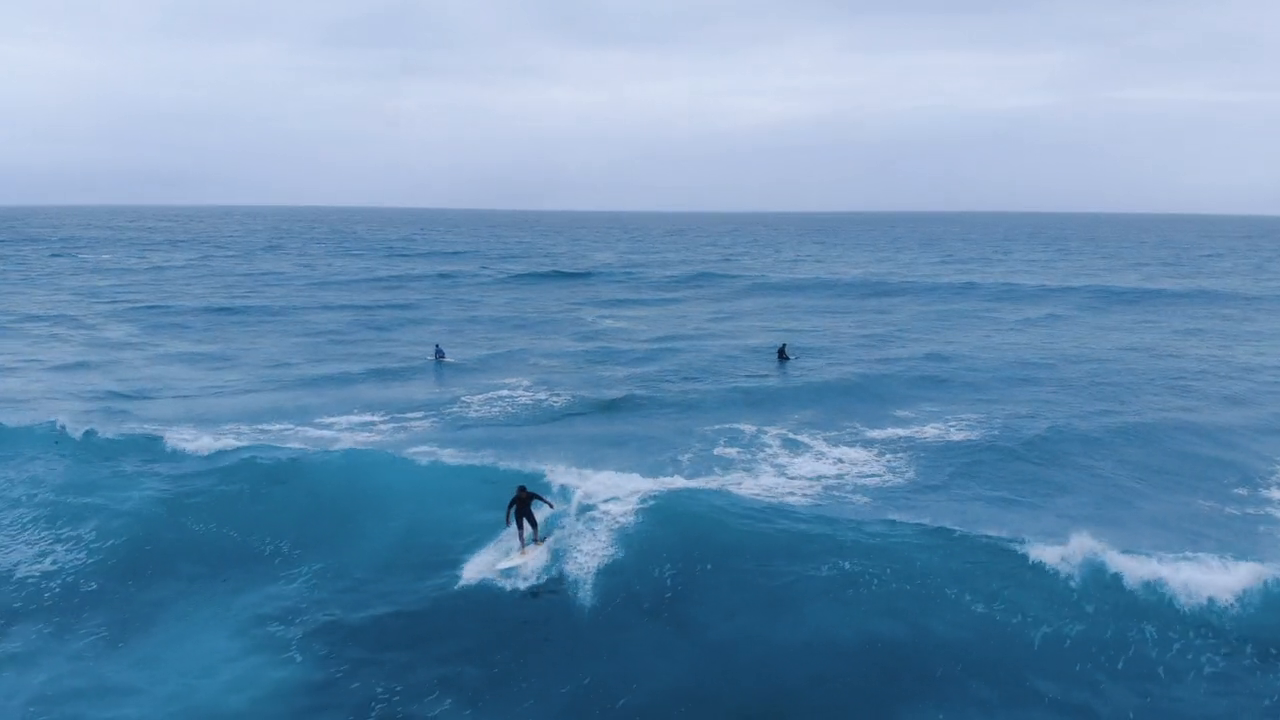
#> input picture frame 19 of video/surfing.mp4, 1280 x 720 px
$ python sparce_lucas_kanade.py
#> lines starting #> are read from the running program, lines starting #| are printed output that depends on the picture
import numpy as np
import cv2 as cv
import argparse

cap = cv.VideoCapture("../video/surfing.mp4")

# params for ShiTomasi corner detection
feature_params = dict( maxCorners = 100,
                       qualityLevel = 0.001,
                       minDistance = 2,
                       blockSize = 5,
                       useHarrisDetector = True )
# Parameters for lucas kanade optical flow
lk_params = dict( winSize  = (15,15),
                  maxLevel = 2,
                  criteria = (cv.TERM_CRITERIA_EPS | cv.TERM_CRITERIA_COUNT, 15, 0.001))
# Create some random colors
color = np.random.randint(0,255,(100,3))
# Take first frame and find corners in it
ret, old_frame = cap.read()
#> old_frame is the input picture: shape (720, 1280, 3); mean B, G, R 179.4, 143.9, 104.2
old_gray = cv.cvtColor(old_frame, cv.COLOR_BGR2GRAY)
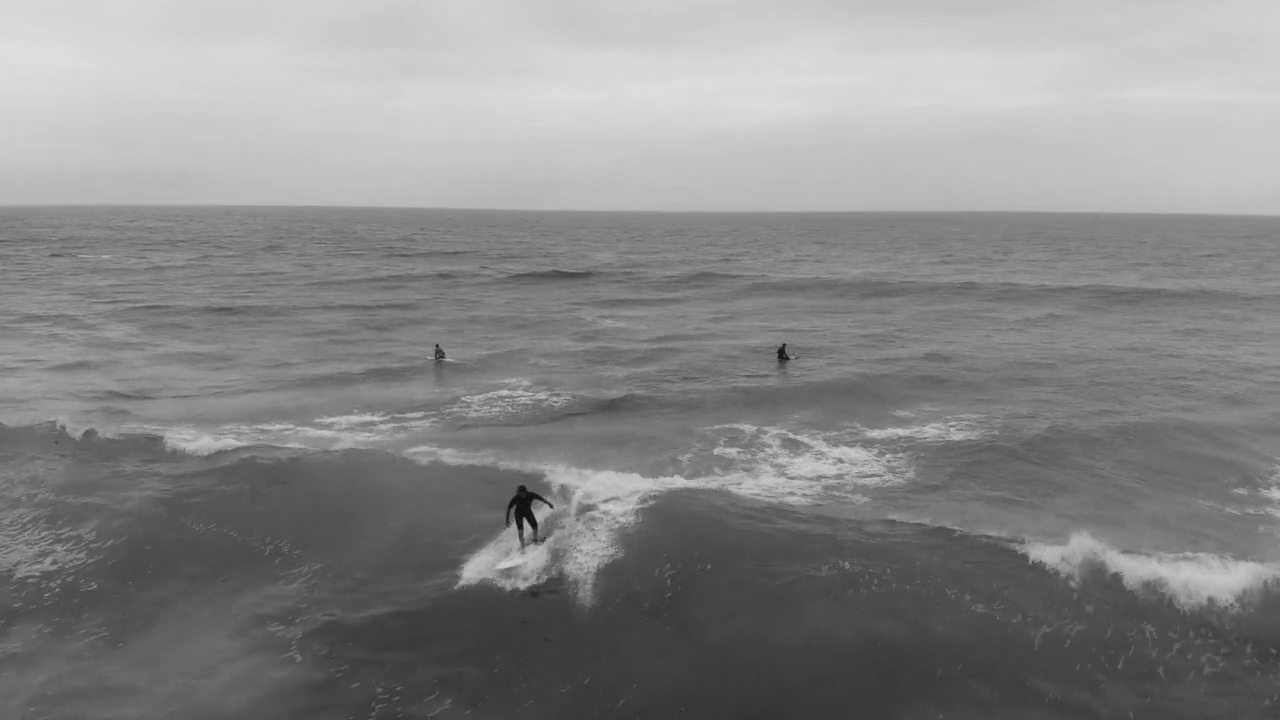
#> old_gray: shape (720, 1280); min 13, max 224, mean 136
p0 = cv.goodFeaturesToTrack(old_gray, mask = None, **feature_params)
#> p0 = 100 rows, first 8: [524, 519], [551, 507], [784, 345], [437, 345], [443, 356], [789, 358], [443, 358], [547, 505]
# Create a mask image for drawing purposes
mask = np.zeros_like(old_frame)
while(1):
    ret,frame = cap.read()
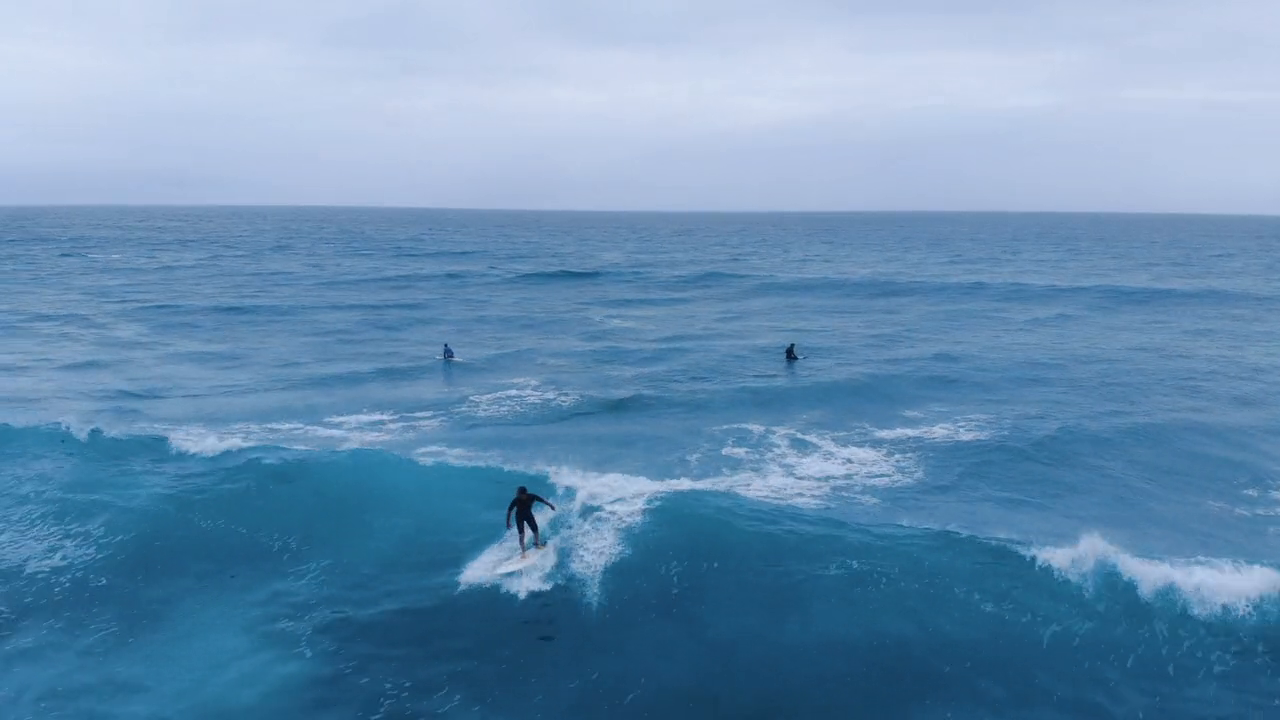
#> input picture frame 20 of video/surfing.mp4, 1280 x 720 px
#> frame is the input picture: shape (720, 1280, 3); mean B, G, R 179, 143.7, 103.8
    frame_gray = cv.cvtColor(frame, cv.COLOR_BGR2GRAY)
    # calculate optical flow
    p1, st, err = cv.calcOpticalFlowPyrLK(old_gray, frame_gray, p0, None, **lk_params)
#> p1 = 100 rows, first 8: [524.8, 523.1], [552.7, 508.9], [792.3, 344.8], [445.7, 344.5], [451.7, 355.5], [797.3, 357.7], [451.7, 357.5], [548.6, 506.9]; st = 100 values from 1 to 1; err = 100 values, max 18.34 at index 64, min 0.107 at index 51, mean 4.48
    # Select good points
    good_new = p1[st==1]
#> good_new = 100 pairs, first value 47.68 to 1248.1, second value 344.5 to 612
    good_old = p0[st==1]
#> good_old = 100 pairs, first value 38 to 1231, second value 345 to 604
    # draw the tracks
    for i,(new,old) in enumerate(zip(good_new, good_old)):
        a,b = new.ravel()
        c,d = old.ravel()
        #mask = cv.line(mask, (a,b),(c,d), color[i].tolist(), 2)
        frame = cv.circle(frame,(a,b),3,[0,0,255],-1)
#> this loop made 100 passes
#> (a, b, c, d) on passes 1 to 8: (524.8, 523.1, 524, 519), (552.7, 508.9, 551, 507), (792.3, 344.8, 784, 345), (445.7, 344.5, 437, 345), (451.7, 355.5, 443, 356), (797.3, 357.7, 789, 358), (451.7, 357.5, 443, 358), (548.6, 506.9, 547, 505)
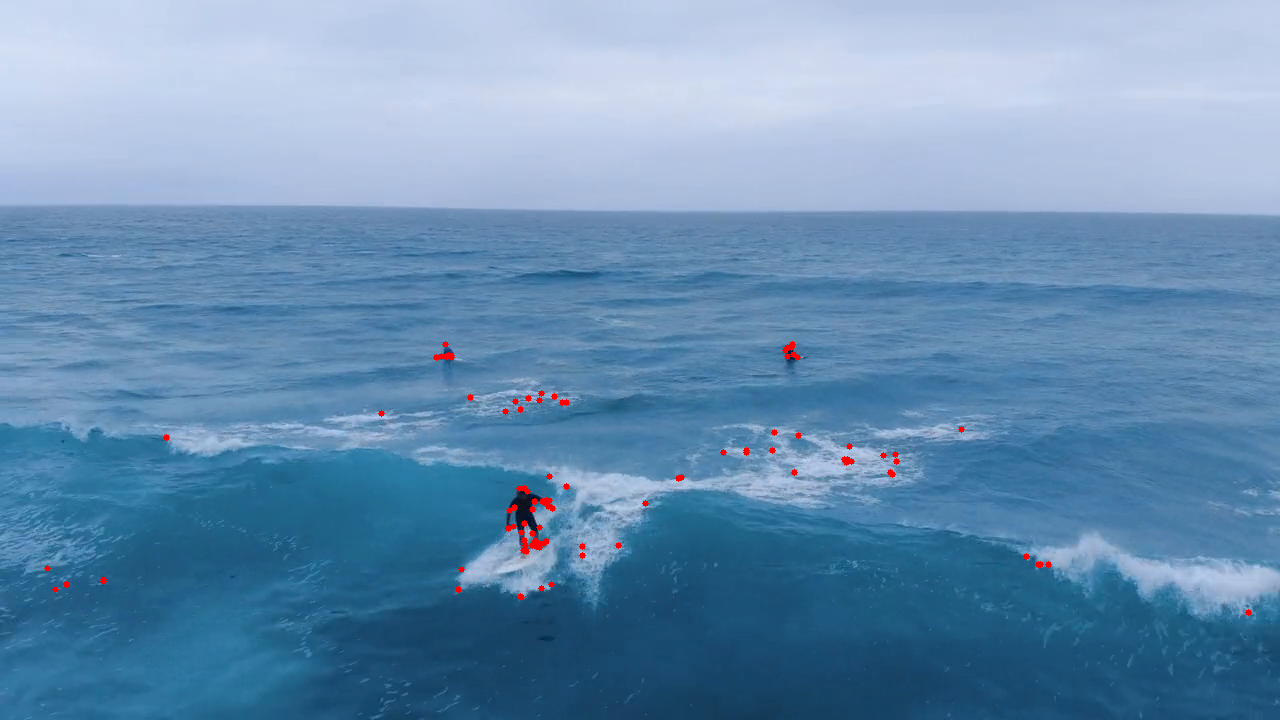
#> frame: shape (720, 1280, 3); mean B, G, R 178.6, 143.4, 104.3
    img = cv.add(frame,mask)
    cv.imshow('frame',img)
    k = cv.waitKey(30) & 0xff
#> (key Esc is pressed here)
    if k == 27:
        break
    elif k == ord('s'):
        cv.imwrite('opticalflow.png',img)
    # Now update the previous frame and previous points
    old_gray = frame_gray.copy()
    p0 = good_new.reshape(-1,1,2)

$ run again, starting later in the video
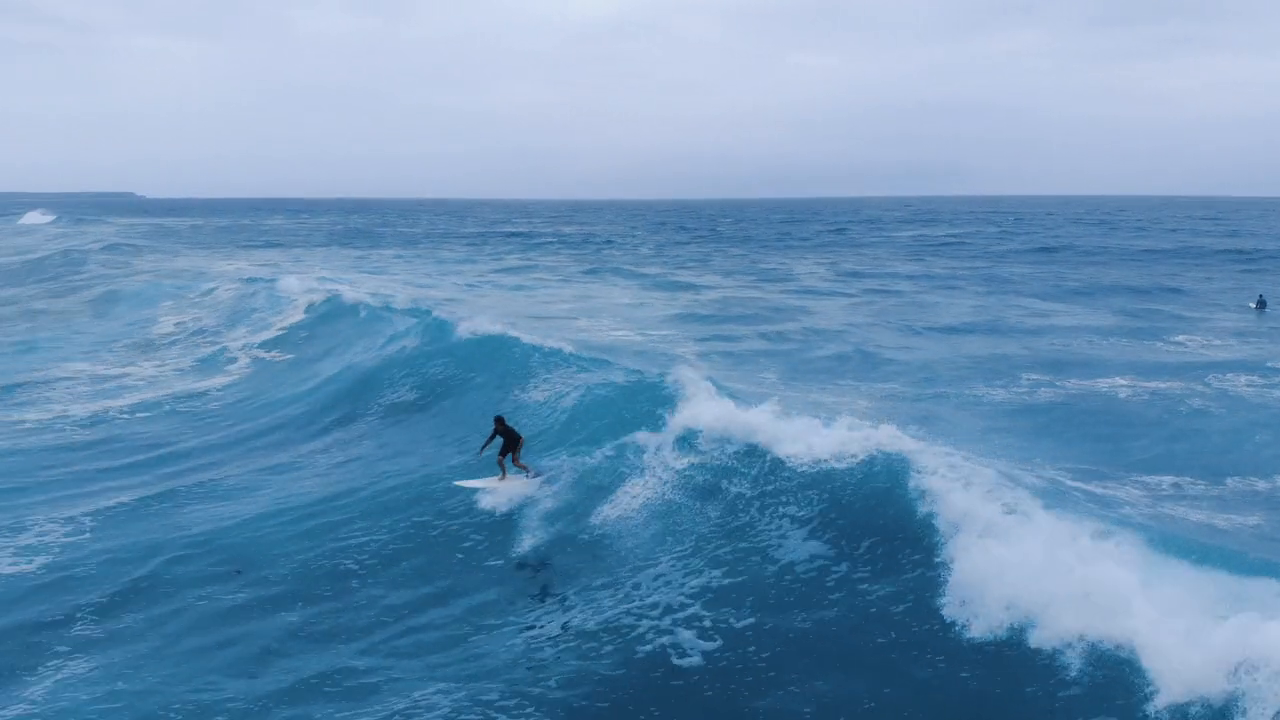
#> input picture frame 89 of video/surfing.mp4, 1280 x 720 px
#> old_frame is the input picture: shape (720, 1280, 3); mean B, G, R 183.2, 147.1, 107.2
#> p0 = 100 rows, first 8: [1254, 305], [1260, 295], [497, 436], [526, 475], [502, 439], [510, 454], [454, 482], [521, 437]
#> `frame_gray = cv.cvtColor(frame, cv.COLOR_BGR2GRAY)`:
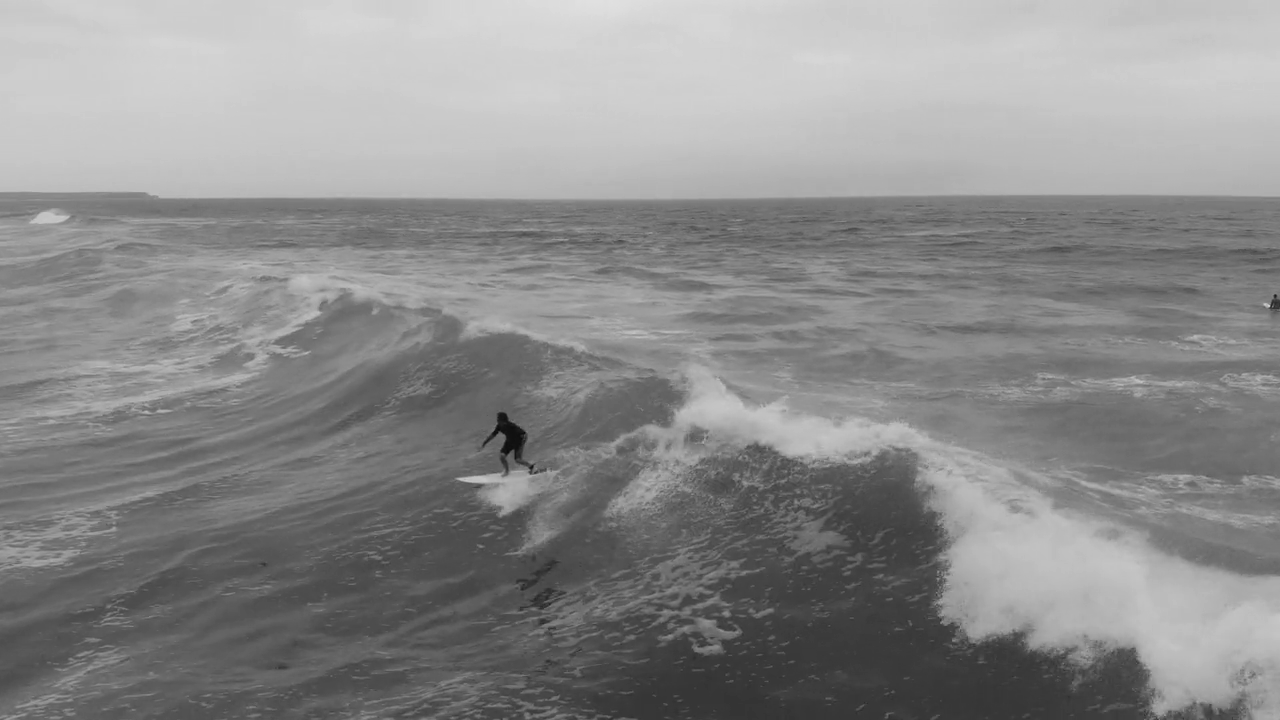
#> frame_gray: shape (720, 1280); min 9, max 224, mean 139.6
#> p1 = 100 rows, first 8: [1268.5, 305], [1274.8, 294.8], [499.4, 432.4], [529.3, 470.9], [504.6, 435.8], [512.6, 451], [458, 478.2], [524.4, 432.4]; st = 100 values from 1 to 1; err = 100 values, max 25.93 at index 77, min 2.03 at index 60, mean 8.67
#> good_new = 100 pairs, first value 67.4 to 1286.9, second value 216.8 to 719.5
#> good_old = 100 pairs, first value 54 to 1265, second value 217 to 715
#> the loop `for i,(new,old) in enumerate(zip(good_new, good_old)):` made 100 passes
#> (a, b, c, d) on passes 1 to 8: (1268.5, 305, 1254, 305), (1274.8, 294.8, 1260, 295), (499.4, 432.4, 497, 436), (529.3, 470.9, 526, 475), (504.6, 435.8, 502, 439), (512.6, 451, 510, 454), (458, 478.2, 454, 482), (524.4, 432.4, 521, 437)
#> after the loop `for i,(new,old) in enumerate(zip(good_new, good_old)):`:
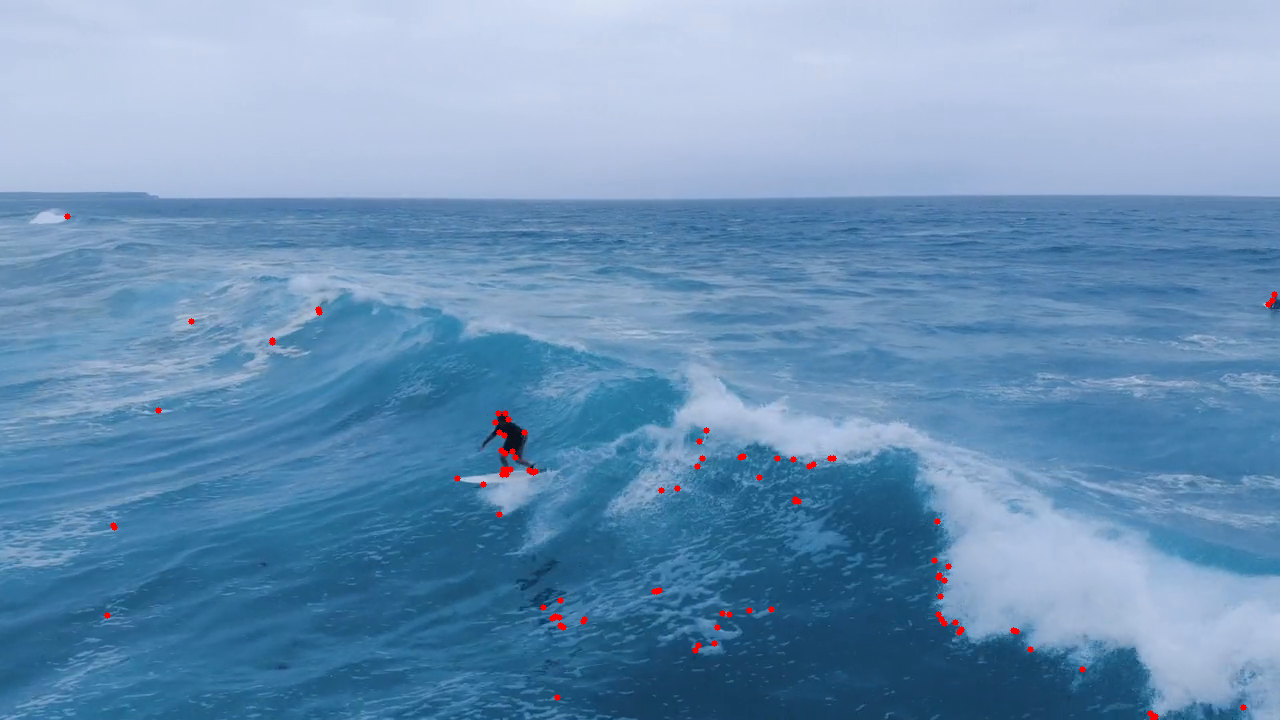
#> frame: shape (720, 1280, 3); mean B, G, R 183.3, 147.1, 108.2

$ run again, starting later in the video
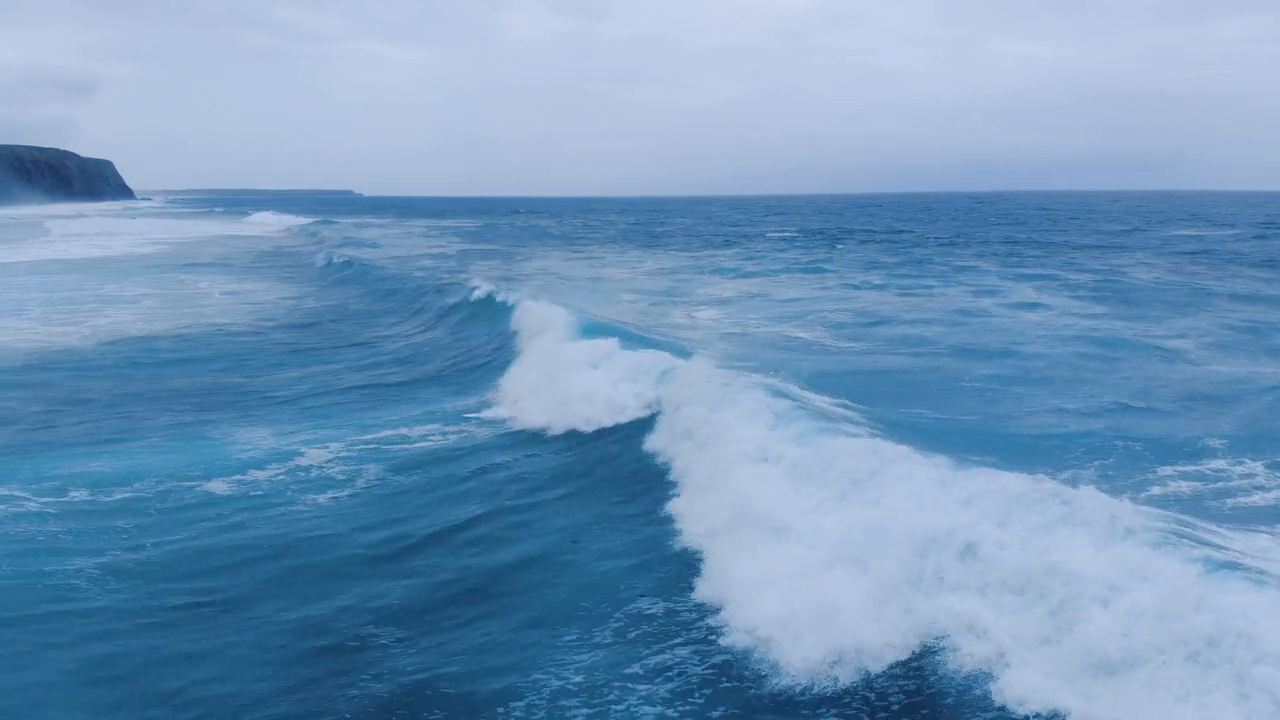
#> input picture frame 159 of video/surfing.mp4, 1280 x 720 px
#> old_frame is the input picture: shape (720, 1280, 3); mean B, G, R 186.2, 150.8, 113.5
#> p0 = 100 rows, first 8: [1032, 716], [1034, 716], [913, 652], [1028, 716], [917, 651], [693, 588], [714, 636], [763, 673]
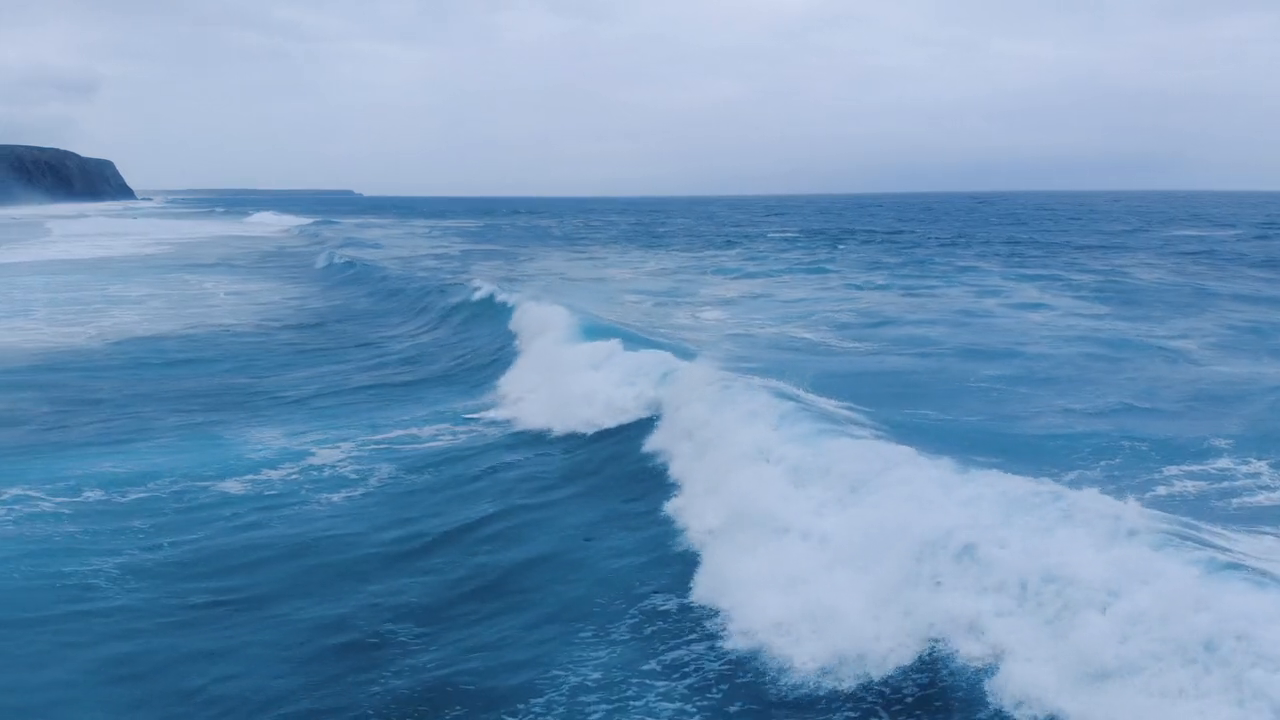
#> input picture frame 160 of video/surfing.mp4, 1280 x 720 px
#> frame is the input picture: shape (720, 1280, 3); mean B, G, R 186.3, 150.5, 113.7
#> p1 = 100 rows, first 8: [1030.2, 734.2], [1034.2, 736.1], [919.7, 655.5], [1022.5, 734.7], [923.9, 654.4], [689.9, 588.2], [714, 640.2], [771.9, 674]; st = 100 values, max 1 at index 2, min 0 at index 0, mean 0.96; err = 100 values, max 22.12 at index 8, min -2.36e+21 at index 0, mean -4.44e+19
#> good_new = 96 pairs, first value 111.8 to 1232.4, second value 162.2 to 721.3
#> good_old = 96 pairs, first value 111 to 1227, second value 162 to 718
#> the loop `for i,(new,old) in enumerate(zip(good_new, good_old)):` made 96 passes
#> (a, b, c, d) on passes 1 to 8: (919.7, 655.5, 913, 652), (923.9, 654.4, 917, 651), (689.9, 588.2, 693, 588), (714, 640.2, 714, 636), (771.9, 674, 763, 673), (704.7, 642.3, 709, 637), (135.5, 198, 135, 198), (900.6, 668.7, 893, 664)
#> after the loop `for i,(new,old) in enumerate(zip(good_new, good_old)):`:
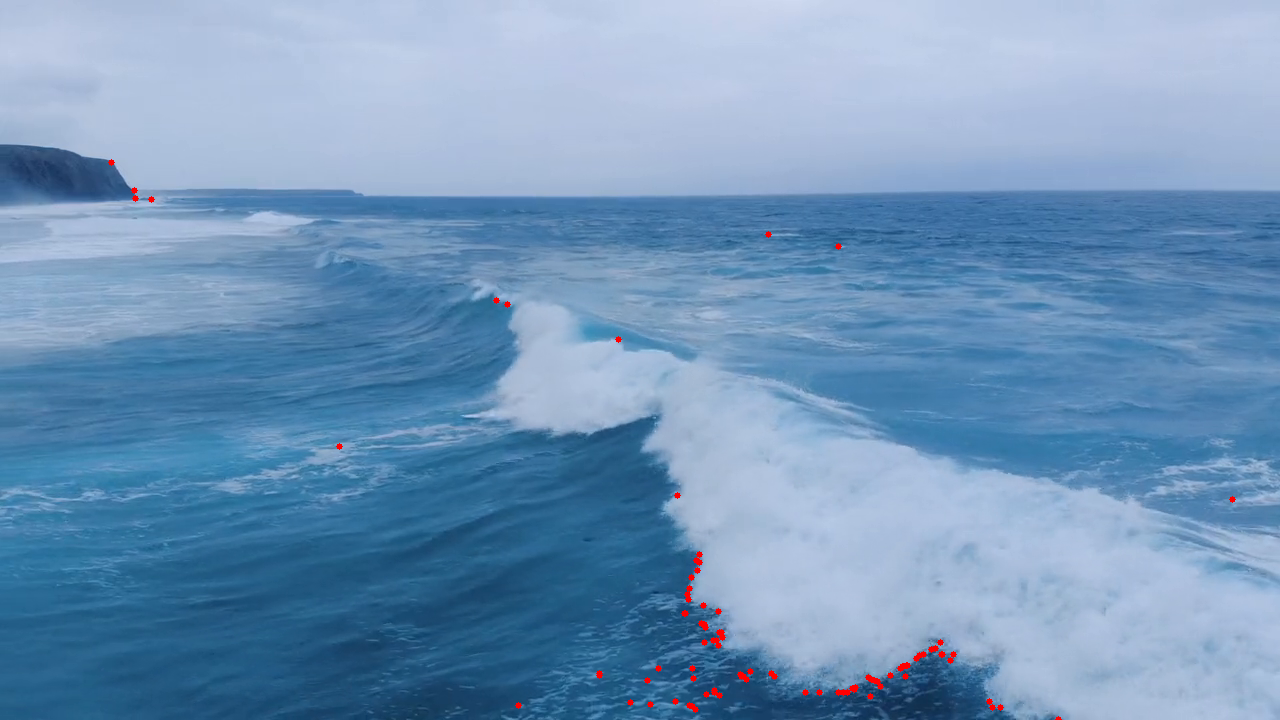
#> frame: shape (720, 1280, 3); mean B, G, R 185.9, 150.2, 114.2
